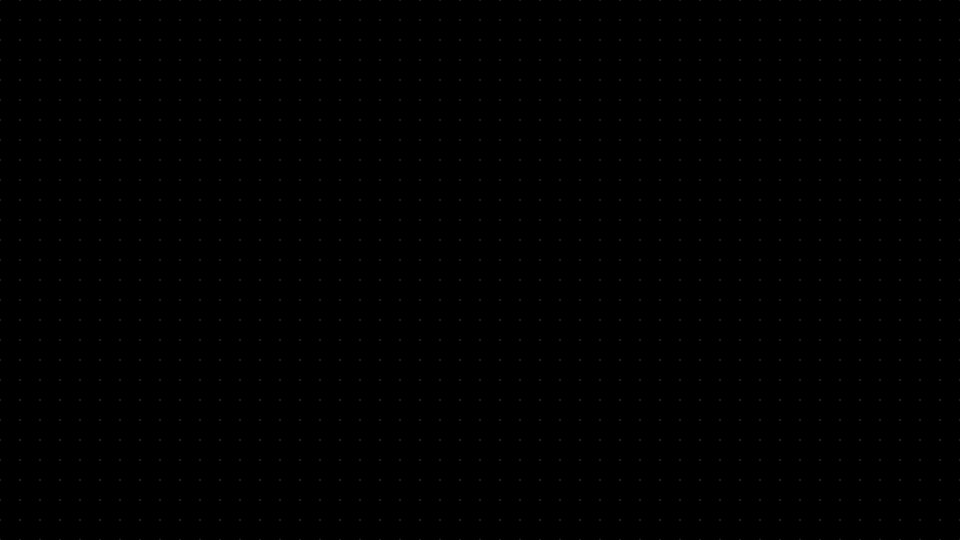
Frame 1 (no input)
Frame 60 (the mouse pressed at the canvas centre just before this capture): identical to frame 1, image omitted
Frame 120 (the mouse held since frame 60 and released just before this capture): identical to frame 1, image omitted

The Processing sketch that drew this single still picture (run headless with seeded random() and noise(); from frame 60 on, the mouse is pressed at the canvas centre):

// Processing sketch: animation005
// ── animation005.pde
float gridSize = 20;
int seed = 1;//int(random(99999999));


void setup() {
  size(960, 540);
  smooth(2);
  pixelDensity(2);
  frameRate(25);
  rectMode(CENTER);
  generate();
}

void draw() {

  if (frameCount%(25*10) == 0) generate();

  float time = millis()*0.001;

  randomSeed(seed);
  noiseSeed(seed);


  float det = random(0.02)*random(1)*random(0.5, 1);
  float des = random(100000);
  float dir = random(TWO_PI);
  float vel = random(6)*random(1);

  background(0);
  for (int j = 0; j <= height; j+=gridSize) {
    for (int i = 0; i <= width; i+=gridSize) {
      noStroke();
      fill(255, 30);
      rect(i, j, 2, 2);
    }
  }
  
  
}

void keyPressed() {
  generate();
}
void generate() {
  seed = int(random(99999999));
}
